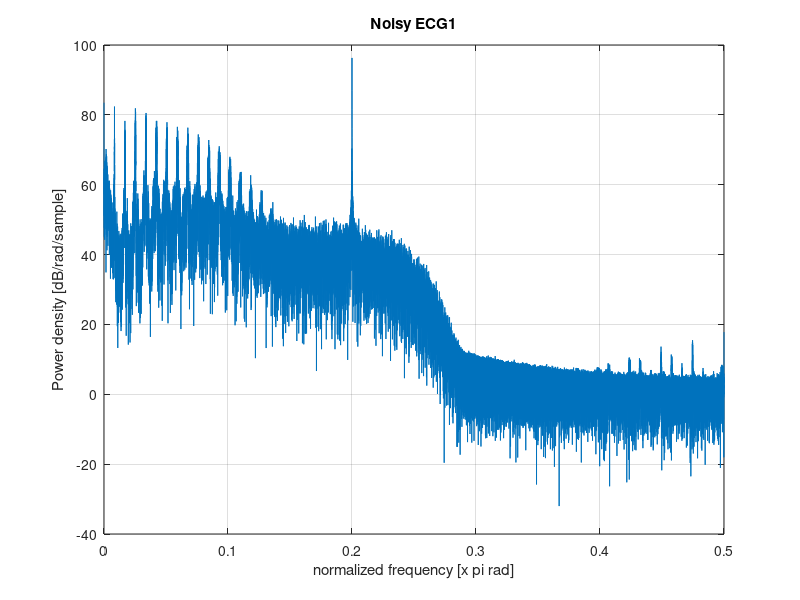
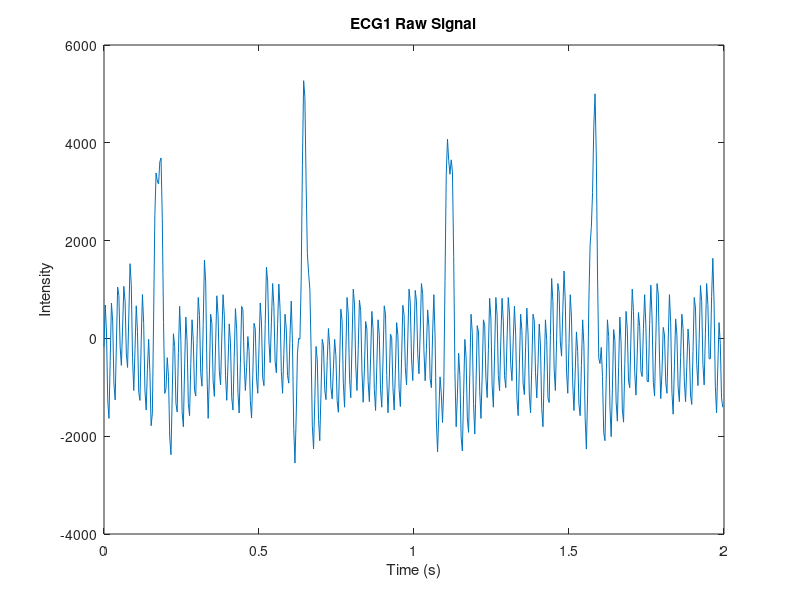
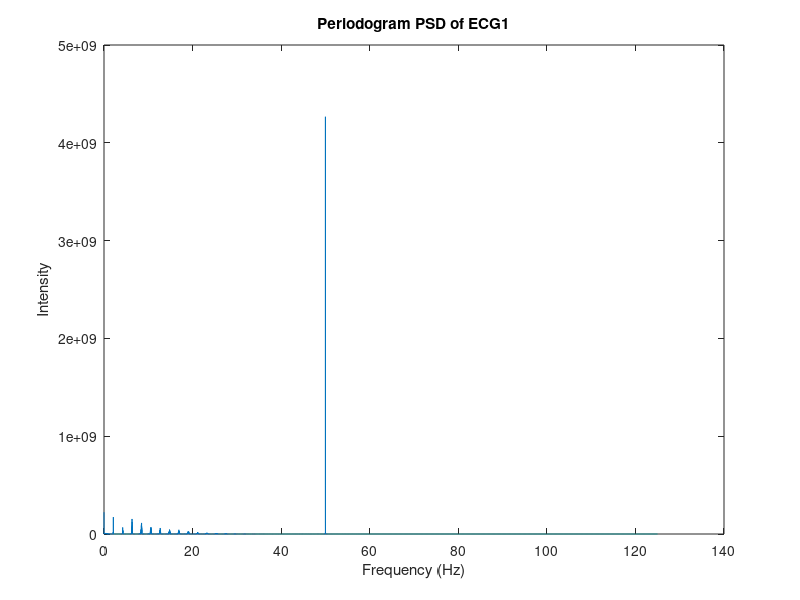
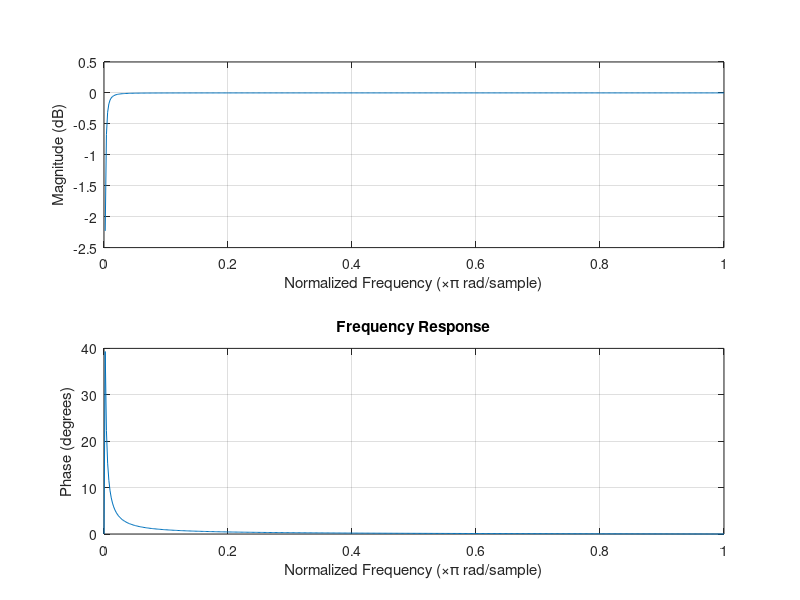

MATLAB code for these plots, in order: (Note: this script raises an error after producing the figures.)
%% Lab 3: ECG
% ELEC3802

clc
clear
clf
%% Load data

load('ECG_noisy.mat');

%% A. Examine the frequency spectrum and design filters for ECG

% Pick ECG1_noisy
figure(1)
periodogram(ECG1_noisy);
title('Noisy ECG1');
saveas(gcf,'ECG1_noisy','png');

% Q3 There is DC offset as the value is not ZERO at frequency of 0Hz

% Inspect the raw signal
N=length(ECG1_noisy);
t=[0:N-1]/Fs;
figure();
plot(t(1:500),ECG1_noisy(1:500));   
title('ECG1 Raw Signal');
xlabel('Time (s)');
ylabel('Intensity');
saveas(gcf,'ECG1_noisy_Raw','png');

% Plot ECG1_noisy periodogram and PSD
NF=2^16;
[Pxx,W]=periodogram(ECG1_noisy,[],NF);
%converting to Hz
fp=Fs*W/(2*pi);
% CHECK FOR DC OFFSET AND POWER LINE PICK UP
figure();
plot(fp,Pxx,'-');
title('Periodogram PSD of ECG1');
xlabel('Frequency (Hz)');
ylabel('Intensity');
saveas(gcf,'ECG1_noisy_periodogram','png');

% Q4. Yes, there are spikes in the signal at normalised freq = 0.4 (50Hz)

%% Q5 Low order filter - This is high-pass filter with 1st order
fc = 0.2;
Wn = fc/(Fs/2);
% Make up the high-pass filter
[b,a] = butter(1,Wn,'high');

% Check the frequency response of the filter.
figure();
freqz(b,a);
title('Frequency Response');
saveas(gcf,'frequencyResponse_1','png');

% Apply the high-pass filter to ECG1
ECG1_low_filtered = filter(b,a,ECG1_noisy);
figure();
[Pxx,W]=periodogram(ECG1_low_filtered,[],NF);
fp=Fs*W/(2*pi);
% Plot PSD
figure();
plot(fp,Pxx,'-');
title('Periodogram PSD of ECG1 after High Pass Filter');
xlabel('Frequency (Hz)');
ylabel('Intensity');
saveas(gcf,'Periodogram_PSD_ECG1_High_Pass_Filter','png');
% Plot the frequency response
figure();
freqz(ECG1_low_filtered);
title('Frequency Response');
saveas(gcf,'High_Pass_Filtered_frequencyResponse_1','png');


%% Check the baseline drift
% Plot the original signal and the filtered signal
% To observe if there's changes
figure();
plot(t(1:4000),ECG1_noisy(1:4000)); 
hold on
plot(t(1:4000),ECG1_low_filtered(1:4000));
title('ECG1 Raw Signal VS High-Pass Filtered Signal');
xlabel('Time (s)');
ylabel('Intensity');
legend('ECG1 Raw Signal','ECG1 High-Pass Filtered');
set(legend,'Location','best');
saveas(gcf,'ECG1_baselineDrift','png');

% The baseline drift and DC offset is partially removed.

%% Q6 9th order filter - Low pass filter with 9th order
% Cut-off frequency is set to be 35 Hz
fc_9 = 35;
Wn_9 = fc_9/(Fs/2);
[b_9,a_9] = butter(9,Wn_9,'low');
% Apply the filter to ECG1_low_filtered
ECG1_high_filtered = filter(b_9,a_9,ECG1_low_filtered);
% Get PSD and frequency repsonse 
[Pxx,W]=periodogram(ECG1_high_filtered,[],NF);
fp=Fs*W/(2*pi);
figure();
plot(fp,Pxx,'-');
title('Periodogram PSD of ECG1 after Low Pass Filter');
xlabel('Frequency (Hz)');
ylabel('Intensity');
saveas(gcf,'Periodogram_PSD_ECG1_Low_Pass_Filter','png');
figure();
freqz(ECG1_high_filtered);
title('Frequency Response');
saveas(gcf,'Low_Pass_Filtered_frequencyResponse_1','png');

%% Q7 Notch filter
% Set up the cut-off frequency at 50 Hz
noise_freq = 50;
Wo = noise_freq/(Fs/2);  
Bw = Wo/35;
[b_n,a_n] = iirnotch(Wo,Bw);

% Apply the filter to the signal
ECG1_Power_line_filtered = filter(b_n,a_n,ECG1_high_filtered);
[Pxx,W]=periodogram(ECG1_Power_line_filtered,[],NF);
fp=W*(Fs/2)/(pi);
% Generate PSD and frequency response
figure();
plot(fp,Pxx,'-');
title('Periodogram PSD of ECG1 after Notch Filter');
xlabel('Frequency (Hz)');
ylabel('Intensity');
saveas(gcf,'ECG1_Power_line_filtered_PSD','png');

figure();
freqz(ECG1_Power_line_filtered);
title('Frequency Response');
saveas(gcf,'Nortch_Filtered_frequencyResponse_1','png');

%% Examine filtered signal
% Have a quick look at the filtered signal 
figure();
plot(t(1:500),ECG1_Power_line_filtered(1:500));   
title('ECG1 Filtered Signal');
xlabel('Time (s)');
ylabel('Intensity');
saveas(gcf,'ECG1_Filtered_Exmained','png');

%% Part-B Identify ECG Components

% Q9 Split the ECG signal into 10 equal segments
seg= 10;
segment = [];
N = length(ECG1_Power_line_filtered);
t = N/seg;
% Set up the dimensions for the plot
x0=10;
y0=10;
width=10000;
height=2000;
figure();
set(gcf,'position',[x0,y0,width,height])

% This loop will ensure the ECG signal be divided into 10 equal parts
for i = 1:seg
    segment(i,:) = ECG1_Power_line_filtered((i-1)*t+1 : t*i );
    subplot(10,1,i);
    plot(segment(i,:));
end 
sgtitle('Filtered ECG1 Segment');
saveas(gcf,'Filtered_ECG1_10-equal_segments','png');

%% Threshold
% A matrix contain the chosen threshold levels
T = [1000, 2000, 3000, 4000];
% Get the size of the 10 euqual segments matrix from previous section
[r,c]=size(segment);

% Loop to mark each threshold
for i = 1:r
    figure();
    hold on
    plot(segment(i,:));
    for t = 1:length(T)
        set(gcf,'position',[x0,y0,width,height]);
        s(t,1:c) = thresh(segment(i,:),T(t))*T(t);
        plot(s(t,1:c),'x');
        plot(T(t)*ones(1,length(segment)));
    end
    legend(['EGC1 Segment ',num2str(i)],['Threshold Marker at T= ',num2str(T(1))],['Threshold Line at T= ',num2str(T(1))],['Threshold Marker at T= ',num2str(T(2))],['Threshold Line at T= ',num2str(T(2))],['Threshold Marker at T= ',num2str(T(3))],['Threshold Line at T= ',num2str(T(3))],['Threshold Marker at T= ',num2str(T(4))],['Threshold Line at T= ',num2str(T(4))]);
    title(['ECG1 Segment ',num2str(i)]);
    set(legend(),'Location','southeast');
    saveas(gcf,sprintf('ECG1_high_filtered_Segment%d_Threshold.png',i));
end

% Each Segments with different threshold level
for i = 1:r
    figure();
    set(gcf,'position',[x0,y0,width,height])
    subplot(5,1,1);
    plot(segment(i,:));
    title(['Filtered ECG1 Segment ',num2str(i)]);
    for t = 1:length(T)
        s = thresh(segment(i,:),T(t))*T(t);
        subplot(5,1,t+1);
        plot(s,'r');
        title(['ECG1 Segment ',num2str(i), ' With Threshold of T= ',num2str(T(t))]);
    end
    sgtitle(['ECG1 Segment ',num2str(i),' With Different Threshold']);
    saveas(gcf,sprintf('ECG1_high_filtered_Segment%d_T%d.png',i,T(t)));
end
%% BPM
% Calculate the BPM on Segment 2 using T = 3000
T = 3000;
bpm = rate(segment(2,:), Fs, T);
disp('Caculated BPM from given formula: ');
disp(round(bpm));

% Correction on BPM formula
x = segment(2,:);
heart_beat = thresh(x,T);
% Find the heart beat when the consecutive point is 0
number = 0;
for i= 1: length(x)
    if (heart_beat(i) == 1) && (heart_beat(i+1) == 0)
        number = number + 1;
    end
end
% from the sampling frequency, compute the length of the
% segment in minute
minute_length = length(x)/(Fs*60);
% compute the beats per minute
bpmCorrectm = number/minute_length;
disp('Caculated BPM from corrected formula: ');
disp(round(bpmCorrectm));

%% Each segment BPM
T = [1000, 2000, 3000, 4000];
for t = 1: length(T)
    bpmSum = 0;
    for a = 1:r
        x = segment(a,:);
        heart_beat = thresh(x,T(t));
        % Find the heart beat when the consecutive point is 0
        number = 0;
        for i= 1: length(x)
            if (heart_beat(i) == 1) && (heart_beat(i+1) == 0)
                number = number + 1;
            end
        end
        % from the sampling frequency, compute the length of the
        % segment in minute
        minute_length = length(x)/(Fs*60);
        % compute the beats per minute
        bpmCorrectm = number/minute_length;
        bpmSum = bpmCorrectm + bpmSum;
    end
        bpmAvg = bpmSum/10;
        disp(['Caculated Average BPM of ECG1', 'using T= ',num2str(T(t)),':']);
        disp(round(bpmAvg));
end

% END of Lab 3: ECG - Main %